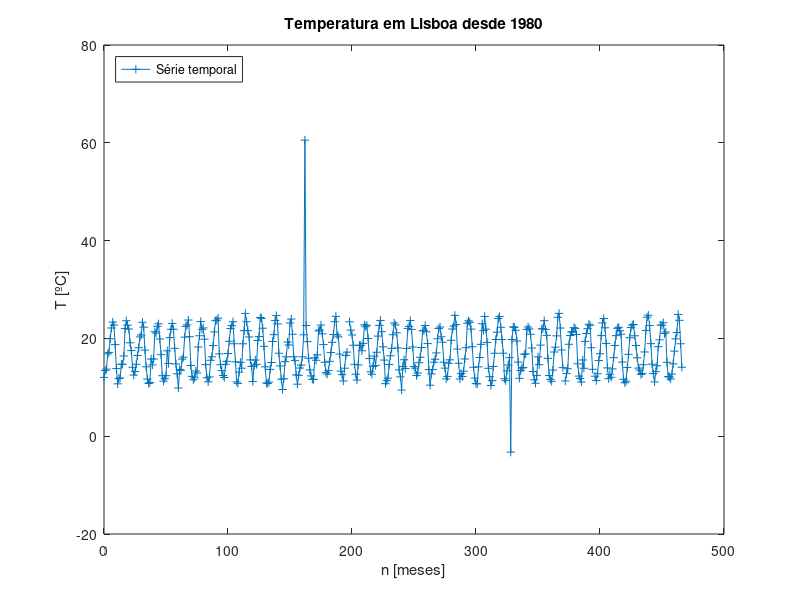
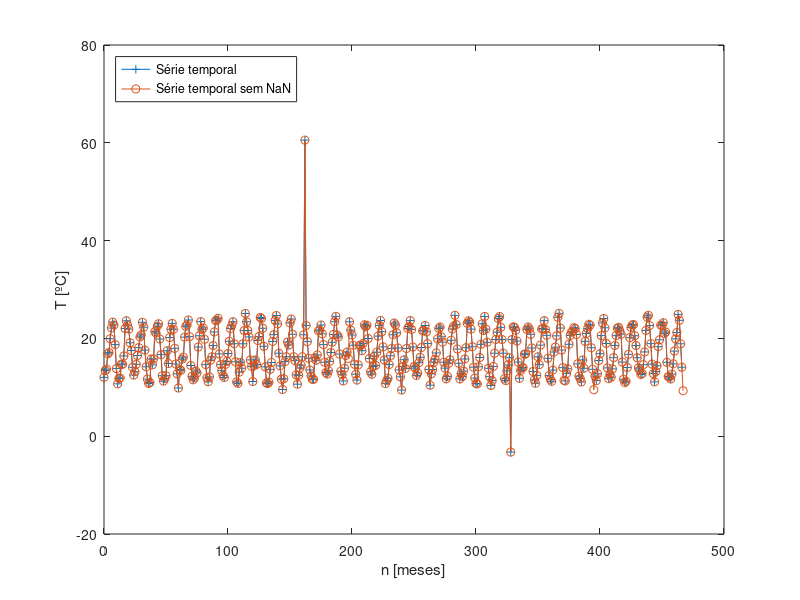
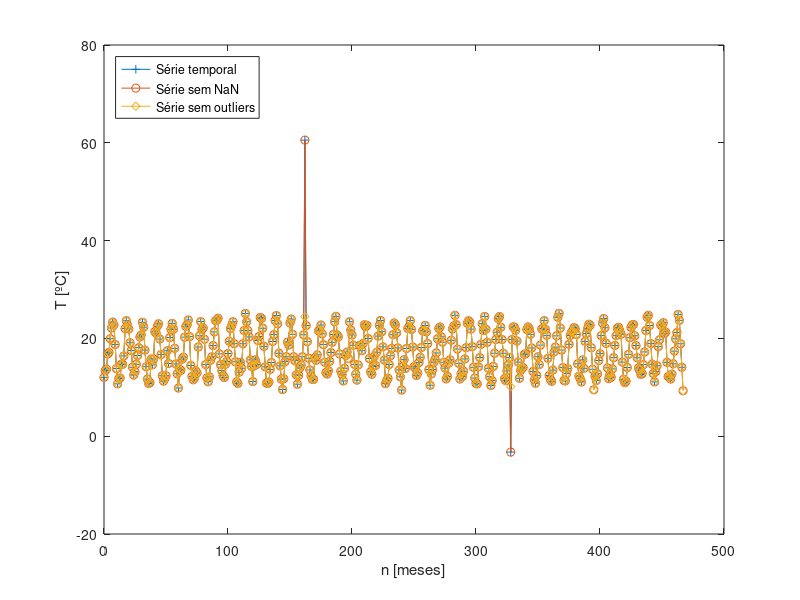
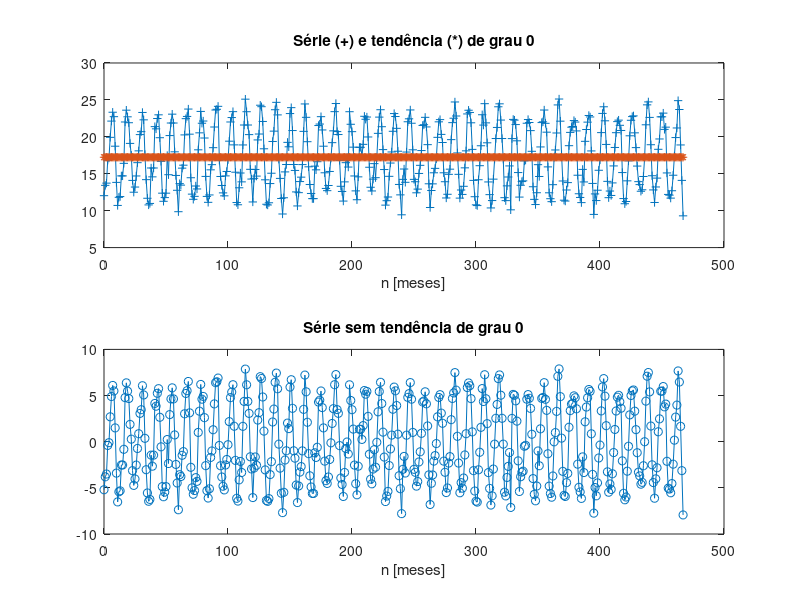

Recreate these plots in MATLAB, in order.
%% MAIN

clear;
clc;



%% 1.



%% 1.1.

%  Contém: temp, months, years
load lisbon_temp_fmt.mat

% série temporal
x1 = temp; 

% escala temporal em meses
n = (0:length(x1)-1)'; 


%plot inline -w 1200

figure(1);
plot(n, x1, '-+');
legend('Série temporal', 'Location', 'northwest')
xlabel('n [meses]');
ylabel('T [ºC]')
title('Temperatura em Lisboa desde 1980');



%% 1.2.

% Há NaN por colunas?
ha_NaN = any(isnan(x1));

if ha_NaN
    fprintf('Foram encontrados elementos NaN.\n');

    % Elementos com NaN
    indices_NaN = find(isnan(x1));

    % Reconstruir as linhas eliminadas usando extrapolação (interp1)
    % Elimina linhas com NaN e reconstrói
    x1_reconstruida = x1;

    for k=1:length(indices_NaN)
        % admitindo que não há NaNs no início
        nn = n(indices_NaN(k)-4:indices_NaN(k)-1); 
        xx = x1_reconstruida(indices_NaN(k)-4:indices_NaN(k)-1);
        % interp1(x,v,xq) returns interpolated values of a 1-D function at specific query points using linear interpolation. Vector x contains the sample points, and v contains the corresponding values, v(x). Vector xq contains the coordinates of the query points.
        x1_reconstruida(indices_NaN(k)) = interp1(nn, xx, n(indices_NaN(k)), 'pchip', 'extrap');
    end

else
    fprintf('Não foram encontrados elementos NaN.\n');
end


figure(2);
plot(n, x1, '-+', n, x1_reconstruida, '-o');
legend('Série temporal', 'Série temporal sem NaN', 'Location', 'northwest');
ylabel('T [ºC]');
xlabel('n [meses]');



%% 1.3.

media = mean(x1_reconstruida)
desvio_padrao = std(x1_reconstruida)

indice1980 = 1;
indice1989 = find(years==1989)*12;
indice1990 = indice1989+1;
indice1999 = find(years==1999)*12;

temp1980 = x1_reconstruida(indice1980:indice1989);
temp1990 = x1_reconstruida(indice1990:indice1999);

correlacao = corrcoef(temp1980, temp1990);

fprintf('A correlação entre as duas séries temporais é: %.3f ', correlacao);



%% 1.4.

indices_outliers = find(abs(x1_reconstruida - media) > 3*desvio_padrao);

% Substituição dos outliers
x1_reconstruida_outliers = x1_reconstruida;

if ~isempty(indices_outliers)
    for k=1:numel(indices_outliers)
        if x1_reconstruida_outliers(indices_outliers(k)) > media
            x1_reconstruida_outliers(indices_outliers(k)) = media + 1.5*desvio_padrao;
        else
            x1_reconstruida_outliers(indices_outliers(k)) = media - 1.5*desvio_padrao;
        end
    end
end

figure(3);
plot(n, x1, '-+', n, x1_reconstruida, '-o', n, x1_reconstruida_outliers, '-d');
legend('Série temporal', 'Série sem NaN', 'Série sem outliers', 'Location', 'northwest')
xlabel('n [meses]');
ylabel('T [ºC]');



%% 2.



%% 2.1.

% tendência paramétrica (polinomial)

% trend de ordem 0 / media da serie
% Remove polynomial trend
x1_reconstruida_outliers_trend0 = detrend(x1_reconstruida_outliers, 'constant');

% componente da tendência
y1_trend0 = x1_reconstruida_outliers-x1_reconstruida_outliers_trend0;

% trend de ordem 1
x1_reconstruida_outliers_trend1 = detrend(x1_reconstruida_outliers, 'linear');

% componente da tendência
y1_trend1 = x1_reconstruida_outliers-x1_reconstruida_outliers_trend1;

figure(4);
subplot(211);
plot(n, x1_reconstruida_outliers, '-+', n, y1_trend0, '-*');
title('Série (+) e tendência (*) de grau 0')
xlabel('n [meses]');

subplot(212);
plot(n, x1_reconstruida_outliers_trend0, '-o');
title('Série sem tendência de grau 0')
xlabel('n [meses]');

figure(5);
subplot(211);
plot(n, x1_reconstruida_outliers, '-+', n, y1_trend1, '-*');
title('Série (+) e tendência (*) de grau 1')
xlabel('n [meses]');

subplot(212);
plot(n, x1_reconstruida_outliers_trend1, '-o');
title('Série sem tendência de grau 1')
xlabel('n [meses]');



%% 2.2.

% Aproximação linear de 2º grau
% trend de ordem 2

% coeficientes dos polinómios
% polyfit(x,y,n) returns the coefficients for a polynomial p(x) of degree n that is a best fit (in a least-squares sense) for the data in y.
coef_polim = polyfit(n, x1_reconstruida_outliers, 2);

% valores resultantes
% polyval(p,x) evaluates the polynomial p at each point in x. The argument p is a vector of length n+1 whose elements are the coefficients (in descending powers) of an nth-degree polynomial
y1_trend2 = polyval(coef_polim, n);
x1_reconstruida_outliers_trend2 = x1_reconstruida_outliers-y1_trend2;

figure(6);
subplot(211);
plot(n, x1_reconstruida_outliers, '-+', n, y1_trend2, '-*');
title('Série (+) e tendência (*) de grau 2');
xlabel('n [meses]');

subplot(212);
plot(n, x1_reconstruida_outliers_trend2, '-o');
title('Série sem tendência de grau 2');
xlabel('n [meses]');



%% 2.3.

% assumindo sazonalidade de 12 meses
periodo = 12; 

% Reshape array, reshape(A,sz1,...,szN) reshapes A into a sz1-by-...-by-szN array where sz1,...,szN indicates the size of each dimension.
x1_reconstruida_outliers_trend2_reshape = reshape(x1_reconstruida_outliers_trend2, periodo, floor(numel(x1_reconstruida_outliers_trend2))/periodo);

% repmat(A,r1,...,rN) specifies a list of scalars, r1,..,rN, that describes how copies of A are arranged in each dimension.
y1_saz1 = repmat(mean(x1_reconstruida_outliers_trend2_reshape, 2), floor(numel(x1_reconstruida_outliers_trend2))/periodo, 1);

x1_reconstruida_outliers_sazonalidade = x1_reconstruida_outliers-y1_saz1;

figure(7);
subplot(211);
plot(n, x1_reconstruida_outliers, '-+', n, x1_reconstruida_outliers_sazonalidade, '-o');
title('Série (+) e sem sazonalidade (o)')

subplot(212);
plot(n, y1_saz1, '-*');
title('Sazonalidade da Série')
xlabel('n [meses]');



%% 2.4.

% Estimar a componente irregular
y1_irreg1 = x1_reconstruida_outliers - y1_trend2 - y1_saz1;

% série temporal sem a componente irregular
x1_reconstruida_outliers_irreg = x1_reconstruida_outliers-y1_irreg1;

figure(8);
subplot(211);
plot(n, x1_reconstruida_outliers, '-+', n, x1_reconstruida_outliers_irreg, '-o');
title('Série com (+) e sem (o) componente irregular');

subplot(212);
plot(n, y1_irreg1, '-*');
title('Componente irregular da Série');
xlabel('n [Meses]');


